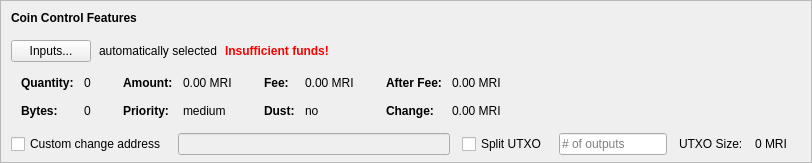
    <widget class="QFrame" name="frameCoinControl">
     <property name="sizePolicy">
      <sizepolicy hsizetype="Expanding" vsizetype="Expanding">
       <horstretch>0</horstretch>
       <verstretch>0</verstretch>
      </sizepolicy>
     </property>
     <property name="maximumSize">
      <size>
       <width>16777215</width>
       <height>16777215</height>
      </size>
     </property>
     <property name="frameShape">
      <enum>QFrame::StyledPanel</enum>
     </property>
     <property name="frameShadow">
      <enum>QFrame::Sunken</enum>
     </property>
     <layout class="QVBoxLayout" name="verticalLayoutCoinControl2">
      <property name="spacing">
       <number>0</number>
      </property>
      <property name="leftMargin">
       <number>0</number>
      </property>
      <property name="topMargin">
       <number>0</number>
      </property>
      <property name="rightMargin">
       <number>0</number>
      </property>
      <property name="bottomMargin">
       <number>6</number>
      </property>
      <item>
       <layout class="QVBoxLayout" name="verticalLayoutCoinControl" stretch="0,0,0,0,1">
        <property name="spacing">
         <number>0</number>
        </property>
        <property name="leftMargin">
         <number>10</number>
        </property>
        <property name="topMargin">
         <number>10</number>
        </property>
        <item>
         <layout class="QHBoxLayout" name="horizontalLayoutCoinControl1">
          <property name="bottomMargin">
           <number>15</number>
          </property>
          <item>
           <widget class="QLabel" name="labelCoinControlFeatures">
            <property name="sizePolicy">
             <sizepolicy hsizetype="Preferred" vsizetype="Maximum">
              <horstretch>0</horstretch>
              <verstretch>0</verstretch>
             </sizepolicy>
            </property>
            <property name="font">
             <font>
              <weight>75</weight>
              <bold>true</bold>
             </font>
            </property>
            <property name="styleSheet">
             <string notr="true">font-weight:bold;</string>
            </property>
            <property name="text">
             <string>Coin Control Features</string>
            </property>
           </widget>
          </item>
         </layout>
        </item>
        <item>
         <layout class="QHBoxLayout" name="horizontalLayoutCoinControl2" stretch="0,0,0,0">
          <property name="spacing">
           <number>8</number>
          </property>
          <property name="bottomMargin">
           <number>10</number>
          </property>
          <item>
           <widget class="QPushButton" name="pushButtonCoinControl">
            <property name="styleSheet">
             <string notr="true"/>
            </property>
            <property name="text">
             <string>Inputs...</string>
            </property>
            <property name="autoDefault">
             <bool>false</bool>
            </property>
           </widget>
          </item>
          <item>
           <widget class="QLabel" name="labelCoinControlAutomaticallySelected">
            <property name="text">
             <string>automatically selected</string>
            </property>
            <property name="margin">
             <number>5</number>
            </property>
           </widget>
          </item>
          <item>
           <widget class="QLabel" name="labelCoinControlInsuffFunds">
            <property name="font">
             <font>
              <weight>75</weight>
              <bold>true</bold>
             </font>
            </property>
            <property name="styleSheet">
             <string notr="true">color:red;font-weight:bold;</string>
            </property>
            <property name="text">
             <string>Insufficient funds!</string>
            </property>
            <property name="margin">
             <number>5</number>
            </property>
           </widget>
          </item>
          <item>
           <spacer name="horizontalSpacerCoinControl">
            <property name="orientation">
             <enum>Qt::Horizontal</enum>
            </property>
            <property name="sizeHint" stdset="0">
             <size>
              <width>40</width>
              <height>1</height>
             </size>
            </property>
           </spacer>
          </item>
         </layout>
        </item>
        <item>
         <widget class="QWidget" name="widgetCoinControl" native="true">
          <property name="sizePolicy">
           <sizepolicy hsizetype="Preferred" vsizetype="Preferred">
            <horstretch>0</horstretch>
            <verstretch>0</verstretch>
           </sizepolicy>
          </property>
          <property name="minimumSize">
           <size>
            <width>0</width>
            <height>0</height>
           </size>
          </property>
          <property name="styleSheet">
           <string notr="true"/>
          </property>
          <layout class="QHBoxLayout" name="horizontalLayoutCoinControl5">
           <property name="leftMargin">
            <number>0</number>
           </property>
           <property name="topMargin">
            <number>0</number>
           </property>
           <property name="rightMargin">
            <number>0</number>
           </property>
           <property name="bottomMargin">
            <number>0</number>
           </property>
           <item>
            <layout class="QHBoxLayout" name="horizontalLayoutCoinControl3" stretch="0,0,0,1">
             <property name="spacing">
              <number>20</number>
             </property>
             <property name="topMargin">
              <number>0</number>
             </property>
             <property name="bottomMargin">
              <number>10</number>
             </property>
             <item>
              <layout class="QFormLayout" name="formLayoutCoinControl1">
               <property name="horizontalSpacing">
                <number>10</number>
               </property>
               <property name="verticalSpacing">
                <number>14</number>
               </property>
               <property name="leftMargin">
                <number>10</number>
               </property>
               <property name="topMargin">
                <number>4</number>
               </property>
               <property name="rightMargin">
                <number>6</number>
               </property>
               <item row="0" column="0">
                <widget class="QLabel" name="labelCoinControlQuantityText">
                 <property name="font">
                  <font>
                   <weight>75</weight>
                   <bold>true</bold>
                  </font>
                 </property>
                 <property name="text">
                  <string>Quantity:</string>
                 </property>
                 <property name="margin">
                  <number>0</number>
                 </property>
                </widget>
               </item>
               <item row="0" column="1">
                <widget class="QLabel" name="labelCoinControlQuantity">
                 <property name="cursor">
                  <cursorShape>IBeamCursor</cursorShape>
                 </property>
                 <property name="contextMenuPolicy">
                  <enum>Qt::ActionsContextMenu</enum>
                 </property>
                 <property name="text">
                  <string notr="true">0</string>
                 </property>
                 <property name="margin">
                  <number>0</number>
                 </property>
                 <property name="textInteractionFlags">
                  <set>Qt::LinksAccessibleByMouse|Qt::TextSelectableByKeyboard|Qt::TextSelectableByMouse</set>
                 </property>
                </widget>
               </item>
               <item row="1" column="0">
                <widget class="QLabel" name="labelCoinControlBytesText">
                 <property name="font">
                  <font>
                   <weight>75</weight>
                   <bold>true</bold>
                  </font>
                 </property>
                 <property name="text">
                  <string>Bytes:</string>
                 </property>
                </widget>
               </item>
               <item row="1" column="1">
                <widget class="QLabel" name="labelCoinControlBytes">
                 <property name="cursor">
                  <cursorShape>IBeamCursor</cursorShape>
                 </property>
                 <property name="contextMenuPolicy">
                  <enum>Qt::ActionsContextMenu</enum>
                 </property>
                 <property name="text">
                  <string notr="true">0</string>
                 </property>
                 <property name="textInteractionFlags">
                  <set>Qt::LinksAccessibleByMouse|Qt::TextSelectableByKeyboard|Qt::TextSelectableByMouse</set>
                 </property>
                </widget>
               </item>
              </layout>
             </item>
             <item>
              <layout class="QFormLayout" name="formLayoutCoinControl2">
               <property name="horizontalSpacing">
                <number>10</number>
               </property>
               <property name="verticalSpacing">
                <number>14</number>
               </property>
               <property name="leftMargin">
                <number>6</number>
               </property>
               <property name="topMargin">
                <number>4</number>
               </property>
               <property name="rightMargin">
                <number>6</number>
               </property>
               <item row="0" column="0">
                <widget class="QLabel" name="labelCoinControlAmountText">
                 <property name="font">
                  <font>
                   <weight>75</weight>
                   <bold>true</bold>
                  </font>
                 </property>
                 <property name="text">
                  <string>Amount:</string>
                 </property>
                 <property name="margin">
                  <number>0</number>
                 </property>
                </widget>
               </item>
               <item row="0" column="1">
                <widget class="QLabel" name="labelCoinControlAmount">
                 <property name="cursor">
                  <cursorShape>IBeamCursor</cursorShape>
                 </property>
                 <property name="contextMenuPolicy">
                  <enum>Qt::ActionsContextMenu</enum>
                 </property>
                 <property name="text">
                  <string notr="true">0.00 MRI</string>
                 </property>
                 <property name="textInteractionFlags">
                  <set>Qt::LinksAccessibleByMouse|Qt::TextSelectableByKeyboard|Qt::TextSelectableByMouse</set>
                 </property>
                </widget>
               </item>
               <item row="1" column="0">
                <widget class="QLabel" name="labelCoinControlPriorityText">
                 <property name="font">
                  <font>
                   <weight>75</weight>
                   <bold>true</bold>
                  </font>
                 </property>
                 <property name="text">
                  <string>Priority:</string>
                 </property>
                </widget>
               </item>
               <item row="1" column="1">
                <widget class="QLabel" name="labelCoinControlPriority">
                 <property name="cursor">
                  <cursorShape>IBeamCursor</cursorShape>
                 </property>
                 <property name="contextMenuPolicy">
                  <enum>Qt::ActionsContextMenu</enum>
                 </property>
                 <property name="text">
                  <string>medium</string>
                 </property>
                 <property name="textInteractionFlags">
                  <set>Qt::LinksAccessibleByMouse|Qt::TextSelectableByKeyboard|Qt::TextSelectableByMouse</set>
                 </property>
                </widget>
               </item>
              </layout>
             </item>
             <item>
              <layout class="QFormLayout" name="formLayoutCoinControl3">
               <property name="horizontalSpacing">
                <number>10</number>
               </property>
               <property name="verticalSpacing">
                <number>14</number>
               </property>
               <property name="leftMargin">
                <number>6</number>
               </property>
               <property name="topMargin">
                <number>4</number>
               </property>
               <property name="rightMargin">
                <number>6</number>
               </property>
               <item row="0" column="0">
                <widget class="QLabel" name="labelCoinControlFeeText">
                 <property name="font">
                  <font>
                   <weight>75</weight>
                   <bold>true</bold>
                  </font>
                 </property>
                 <property name="text">
                  <string>Fee:</string>
                 </property>
                 <property name="margin">
                  <number>0</number>
                 </property>
                </widget>
               </item>
               <item row="0" column="1">
                <widget class="QLabel" name="labelCoinControlFee">
                 <property name="cursor">
                  <cursorShape>IBeamCursor</cursorShape>
                 </property>
                 <property name="contextMenuPolicy">
                  <enum>Qt::ActionsContextMenu</enum>
                 </property>
                 <property name="text">
                  <string notr="true">0.00 MRI</string>
                 </property>
                 <property name="textInteractionFlags">
                  <set>Qt::LinksAccessibleByMouse|Qt::TextSelectableByKeyboard|Qt::TextSelectableByMouse</set>
                 </property>
                </widget>
               </item>
               <item row="1" column="0">
                <widget class="QLabel" name="labelCoinControlLowOutputText">
                 <property name="font">
                  <font>
                   <weight>75</weight>
                   <bold>true</bold>
                  </font>
                 </property>
                 <property name="text">
                  <string>Dust:</string>
                 </property>
                </widget>
               </item>
               <item row="1" column="1">
                <widget class="QLabel" name="labelCoinControlLowOutput">
                 <property name="cursor">
                  <cursorShape>IBeamCursor</cursorShape>
                 </property>
                 <property name="contextMenuPolicy">
                  <enum>Qt::ActionsContextMenu</enum>
                 </property>
                 <property name="text">
                  <string>no</string>
                 </property>
                 <property name="textInteractionFlags">
                  <set>Qt::LinksAccessibleByMouse|Qt::TextSelectableByKeyboard|Qt::TextSelectableByMouse</set>
                 </property>
                </widget>
               </item>
              </layout>
             </item>
             <item>
              <layout class="QFormLayout" name="formLayoutCoinControl4">
               <property name="horizontalSpacing">
                <number>10</number>
               </property>
               <property name="verticalSpacing">
                <number>14</number>
               </property>
               <property name="leftMargin">
                <number>6</number>
               </property>
               <property name="topMargin">
                <number>4</number>
               </property>
               <property name="rightMargin">
                <number>6</number>
               </property>
               <item row="0" column="0">
                <widget class="QLabel" name="labelCoinControlAfterFeeText">
                 <property name="font">
                  <font>
                   <weight>75</weight>
                   <bold>true</bold>
                  </font>
                 </property>
                 <property name="text">
                  <string>After Fee:</string>
                 </property>
                 <property name="margin">
                  <number>0</number>
                 </property>
                </widget>
               </item>
               <item row="0" column="1">
                <widget class="QLabel" name="labelCoinControlAfterFee">
                 <property name="cursor">
                  <cursorShape>IBeamCursor</cursorShape>
                 </property>
                 <property name="contextMenuPolicy">
                  <enum>Qt::ActionsContextMenu</enum>
                 </property>
                 <property name="text">
                  <string notr="true">0.00 MRI</string>
                 </property>
                 <property name="textInteractionFlags">
                  <set>Qt::LinksAccessibleByMouse|Qt::TextSelectableByKeyboard|Qt::TextSelectableByMouse</set>
                 </property>
                </widget>
               </item>
               <item row="1" column="0">
                <widget class="QLabel" name="labelCoinControlChangeText">
                 <property name="font">
                  <font>
                   <weight>75</weight>
                   <bold>true</bold>
                  </font>
                 </property>
                 <property name="text">
                  <string>Change:</string>
                 </property>
                </widget>
               </item>
               <item row="1" column="1">
                <widget class="QLabel" name="labelCoinControlChange">
                 <property name="cursor">
                  <cursorShape>IBeamCursor</cursorShape>
                 </property>
                 <property name="contextMenuPolicy">
                  <enum>Qt::ActionsContextMenu</enum>
                 </property>
                 <property name="text">
                  <string notr="true">0.00 MRI</string>
                 </property>
                 <property name="textInteractionFlags">
                  <set>Qt::LinksAccessibleByMouse|Qt::TextSelectableByKeyboard|Qt::TextSelectableByMouse</set>
                 </property>
                </widget>
               </item>
              </layout>
             </item>
            </layout>
           </item>
          </layout>
         </widget>
        </item>
        <item>
         <layout class="QHBoxLayout" name="horizontalLayoutCoinControl4" stretch="0,0,0,0,0,0,0">
          <property name="spacing">
           <number>12</number>
          </property>
          <property name="sizeConstraint">
           <enum>QLayout::SetDefaultConstraint</enum>
          </property>
          <property name="topMargin">
           <number>5</number>
          </property>
          <property name="rightMargin">
           <number>5</number>
          </property>
          <item>
           <widget class="QCheckBox" name="checkBoxCoinControlChange">
            <property name="toolTip">
             <string>If this is activated, but the change address is empty or invalid, change will be sent to a newly generated address.</string>
            </property>
            <property name="text">
             <string>Custom change address</string>
            </property>
           </widget>
          </item>
          <item>
           <widget class="QValidatedLineEdit" name="lineEditCoinControlChange">
            <property name="enabled">
             <bool>false</bool>
            </property>
            <property name="sizePolicy">
             <sizepolicy hsizetype="Expanding" vsizetype="Fixed">
              <horstretch>0</horstretch>
              <verstretch>0</verstretch>
             </sizepolicy>
            </property>
           </widget>
          </item>
          <item>
           <widget class="QCheckBox" name="splitBlockCheckBox">
            <property name="text">
             <string>Split UTXO</string>
            </property>
           </widget>
          </item>
          <item>
           <widget class="QLineEdit" name="splitBlockLineEdit">
            <property name="sizePolicy">
             <sizepolicy hsizetype="Fixed" vsizetype="Fixed">
              <horstretch>50</horstretch>
              <verstretch>0</verstretch>
             </sizepolicy>
            </property>
            <property name="placeholderText">
             <string># of outputs</string>
            </property>
           </widget>
          </item>
          <item>
           <widget class="QLabel" name="labelBlockSizeText">
            <property name="text">
             <string>UTXO Size:</string>
            </property>
           </widget>
          </item>
          <item>
           <widget class="QLabel" name="labelBlockSize">
            <property name="text">
             <string>0 MRI</string>
            </property>
           </widget>
          </item>
          <item>
           <widget class="QLabel" name="labelCoinControlChangeLabel">
            <property name="sizePolicy">
             <sizepolicy hsizetype="Preferred" vsizetype="Expanding">
              <horstretch>0</horstretch>
              <verstretch>0</verstretch>
             </sizepolicy>
            </property>
            <property name="minimumSize">
             <size>
              <width>0</width>
              <height>0</height>
             </size>
            </property>
            <property name="text">
             <string/>
            </property>
            <property name="margin">
             <number>3</number>
            </property>
           </widget>
          </item>
         </layout>
        </item>
        <item>
         <spacer name="verticalSpacerCoinControl">
          <property name="orientation">
           <enum>Qt::Vertical</enum>
          </property>
          <property name="sizeHint" stdset="0">
           <size>
            <width>800</width>
            <height>1</height>
           </size>
          </property>
         </spacer>
        </item>
       </layout>
      </item>
     </layout>
    </widget>
